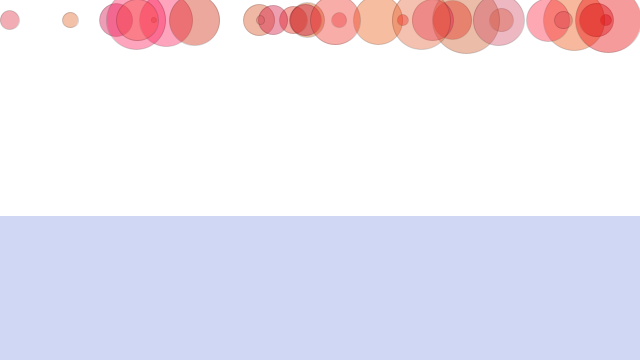
Frame 1 (no input)
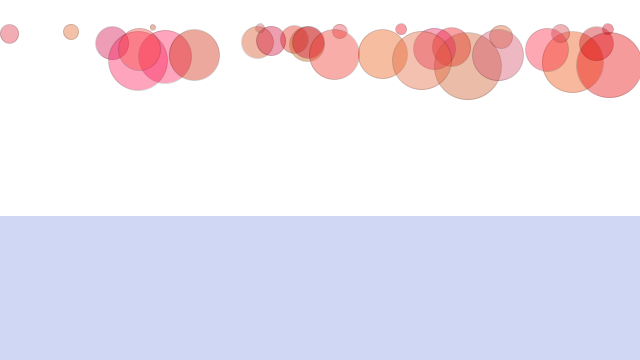
Frame 60 (the mouse pressed at the canvas centre just before this capture)
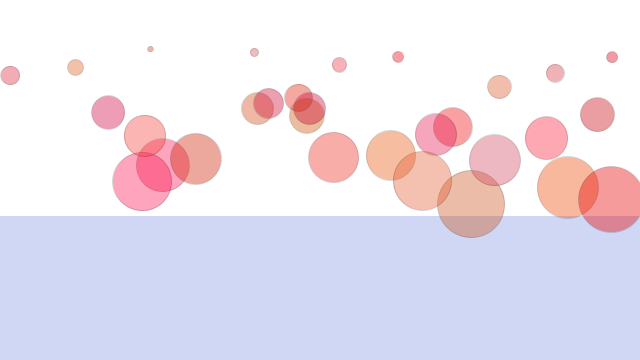
Frame 120 (the mouse held since frame 60 and released just before this capture)

The Processing sketch that drew these frames (run headless with seeded random() and noise(); from frame 60 on, the mouse is pressed at the canvas centre):

// Processing sketch: DragForce
// ── DragForce.pde
Mover m;
Liquid liquid;
Mover[] balls = new Mover[30];

float xoff, yoff, incX, incY;
PVector wind;

void setup() {
  size(640,360);
  background(255);
  liquid = new Liquid(0,height*0.6, width, height*0.6, 0.1);
  
  for (int i = 0; i < balls.length; i++) {
    balls[i] = new Mover(random(0.2,5), random(width), 20);
  }
  
  xoff = 0;
  yoff = 10000;
  incX = 0.001;
}
 
void draw() {
  background(255);  
  liquid.display();
  
  for (int i = 0; i < balls.length; i++) {
    if (balls[i].inLiquid(liquid)) {
     balls[i].drag(liquid); 
    }
    
    float m = balls[i].mass;
    PVector gravity = new PVector(0, 0.006*pow(m,2));
    PVector wind = new PVector(noise(xoff)*0.001, noise(yoff)*0.001);
    balls[i].applyForce(wind);
    balls[i].applyForce(gravity);
    balls[i].checkEdges();
    balls[i].update();
    balls[i].display();
  }
  xoff+= incX;
  yoff+= incX;
}

class Mover {
  PVector loc;
  PVector vel;
  PVector acc;
  float r,g,b;
  float mass;
  
  Mover(float m, float x, float y) {
    mass = m;
    loc = new PVector(x, y); 
    vel = new PVector(0,0);
    acc = new PVector(0,0);
    r = random(200, 255);
    g = random(0, 100);
    b = random(0, 100);
  }
  void update() {
    acc.x=random(-1,1)*0.01;
    vel.add(acc);
    loc.add(vel);
    acc.mult(0);
  }
  void applyForce(PVector force) {
     PVector f = PVector.div(force, mass);
     acc.add(f);
  }
  void display() {
    stroke(0, 40);
    fill(color(r,g,b), 100);
    ellipse(loc.x, loc.y, mass*16, mass*16);
  }
  void checkEdges() {
   if (loc.x > width) {
      vel.x = vel.x * -1;
      loc.x = width;
    } else if (loc.x < 0) {
      vel.x = vel.x*-1;
      loc.x = 0;
    }
    if (loc.y> height) {
      vel.y = -1*vel.y;
      loc.y = height;
    }  else if (loc.y < 0) {
      vel.y*=(-1);
      loc.y = 0;
    }
  }
  boolean inLiquid(Liquid l) {
   if (loc.x > l.x && loc.x < l.x+l.w && loc.y > l.y && loc.y < l.y + l.h) {
    return true;
   } 
   return false;
  }
  void drag(Liquid l) {
    float speed = vel.mag();
    float dragMag = speed * speed * l.c;
    PVector drag = vel.get();
    drag.mult(-1);
    drag.normalize();
    drag.mult(dragMag);
    applyForce(drag);
  }
}


class Liquid {
 float x,y,w,h;
 float c;
 
 Liquid(float x_, float y_, float w_, float h_, float c_) {
  x = x_;
  y = y_;
  w = w_;
  h = h_;
  c = c_;
 }
 void display() {
  noStroke();
  fill(color(10,50,200), 50);
  rect(x,y,w,h);
 }
}
